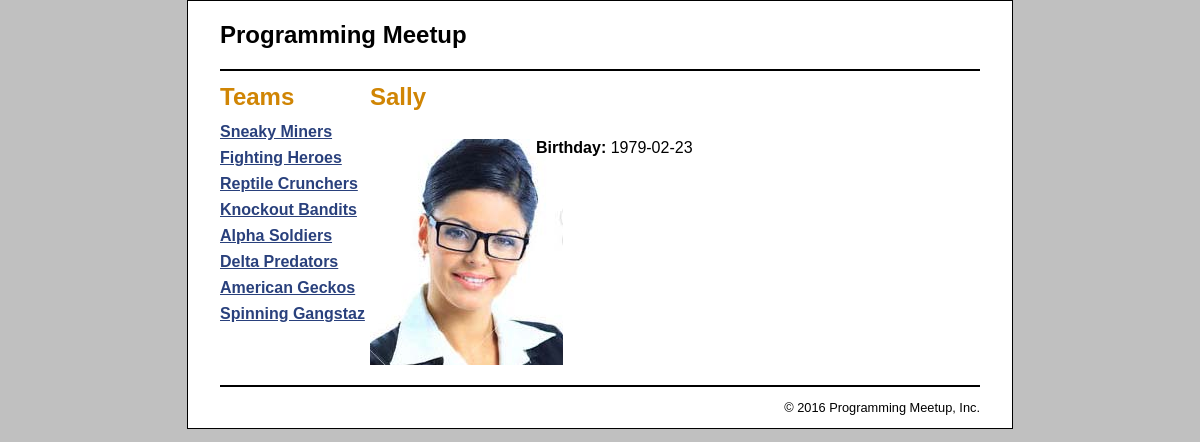
The app's page /controller/product_catalog?action=view_member&member_id=3 with its own data.
### tables this page shows
CREATE TABLE team (
	team_id				int				auto_increment,
	team_name			varchar(255)	not null 		unique,
	team_description	varchar(500)	not null,	
	
	primary key (team_id)
);

CREATE TABLE member (
	team_id				int				not null,
	member_id			int				auto_increment,	
	member_name			varchar(255)	not null,
	member_birthday		date,

	index team_id (team_id),	
	foreign key (team_id) references team(team_id),		
	primary key (member_id)	
);

### model/category_db.php (called while the page is built, shortened)
<?php
	function get_teams() {
	    global $db;
	    $query = 'SELECT * FROM team
	              ORDER BY team_id';
	    $statement = $db->prepare($query);
	    $statement->execute();
	    return $statement;
	}
?>

### model/product_db.php (called while the page is built, shortened)
<?php
function get_member($member_id) {
    global $db;
    $query = 'SELECT * FROM member
              WHERE member_id = :member_id';
    $statement = $db->prepare($query);
    $statement->bindValue(":member_id", $member_id);
    $statement->execute();
    $members = $statement->fetch();
    return $members;
}
?>

### view/product_catalog/product_view.php (the view)
<?php include '../../view/template/header.php'; ?>
<main>
    <aside>
        <h1>Teams</h1>
        <?php include '../../view/template/categories_nav.php'; ?>
    </aside>
    <section>
        <h1><?php echo $name; ?></h1>
        <div id="left_column">
            <p>
                <img src="<?php echo $image_filename; ?>"
                    alt="<?php echo $image_alt; ?>" />
            </p>
        </div>
        <div id="right_column">
            <p>
				<b>Birthday:</b> <?php echo $birth_day; ?>
			</p>
        </div>
    </section>
</main>
<?php include '../../view/template/footer.php'; ?>

### view/template/categories_nav.php
<nav>
	<ul>
	<?php foreach ($teams as $team) : ?>
		<li>
		<a href="?team_id=<?php echo $team['team_id']; ?>">
			<?php echo $team['team_name']; ?>
		</a>
		</li>
	<?php endforeach; ?>
	</ul>
</nav>

### public/css/main.css (style rules this page uses)
html { background-color: rgb(192, 192, 192); }
body { font-family: Arial, Helvetica, sans-serif; width: 760px; margin: 0 auto; padding: 0 2em; background-color: white; border: 1px solid black; }
aside { float: left; width: 150px; }
section { float: left; width: 500px; }
h1 { font-size: 150%; margin: .5em 0; }
h1, h2 { color: rgb(208, 133, 4); }
ul { list-style-type: none; margin: 0; padding-left: 0; padding-bottom: 1em; }
li { padding-bottom: 0.5em; }
a { color: rgb(41, 64, 124); font-weight: bold; }
#left_column { float: left; width: 150px; text-align: center; }
#right_column { float: left; padding-left: 1em; padding-bottom: 2em; }

### records on screen
team: team_name "Sneaky Miners"
team: team_name "Fighting Heroes"
team: team_name "Reptile Crunchers"
team: team_name "Knockout Bandits"
team: team_name "Alpha Soldiers"
team: team_name "Delta Predators"
team: team_name "American Geckos"
team: team_name "Spinning Gangstaz"
member: member_name "Sally", member_name (picture), member_birthday "1979-02-23"
